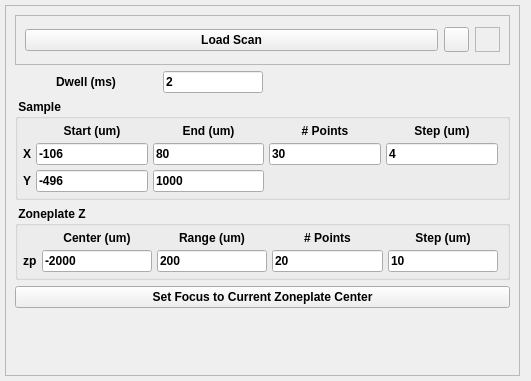
<?xml version="1.0" encoding="UTF-8"?>
<ui version="4.0">
 <class>Form</class>
 <widget class="QWidget" name="Form">
  <property name="geometry">
   <rect>
    <x>0</x>
    <y>0</y>
    <width>531</width>
    <height>381</height>
   </rect>
  </property>
  <property name="font">
   <font>
    <weight>75</weight>
    <bold>true</bold>
   </font>
  </property>
  <property name="windowTitle">
   <string>Form</string>
  </property>
  <layout class="QVBoxLayout" name="verticalLayout">
   <property name="spacing">
    <number>5</number>
   </property>
   <property name="leftMargin">
    <number>5</number>
   </property>
   <property name="topMargin">
    <number>5</number>
   </property>
   <property name="bottomMargin">
    <number>5</number>
   </property>
   <item>
    <widget class="QFrame" name="frame">
     <property name="maximumSize">
      <size>
       <width>650</width>
       <height>16777215</height>
      </size>
     </property>
     <property name="frameShape">
      <enum>QFrame::StyledPanel</enum>
     </property>
     <property name="frameShadow">
      <enum>QFrame::Raised</enum>
     </property>
     <layout class="QVBoxLayout" name="verticalLayout_2">
      <item>
       <widget class="QFrame" name="loadscan_frame">
        <property name="minimumSize">
         <size>
          <width>0</width>
          <height>50</height>
         </size>
        </property>
        <property name="frameShape">
         <enum>QFrame::StyledPanel</enum>
        </property>
        <property name="frameShadow">
         <enum>QFrame::Sunken</enum>
        </property>
        <layout class="QHBoxLayout" name="horizontalLayout_2">
         <item>
          <widget class="QPushButton" name="loadScanBtn">
           <property name="font">
            <font>
             <weight>75</weight>
             <bold>true</bold>
            </font>
           </property>
           <property name="text">
            <string>Load Scan</string>
           </property>
          </widget>
         </item>
         <item>
          <widget class="QToolButton" name="helpBtn">
           <property name="minimumSize">
            <size>
             <width>25</width>
             <height>25</height>
            </size>
           </property>
           <property name="maximumSize">
            <size>
             <width>25</width>
             <height>25</height>
            </size>
           </property>
           <property name="text">
            <string/>
           </property>
           <property name="icon">
            <iconset>
             <normaloff>../../../icons/helplite.png</normaloff>../../../icons/helplite.png</iconset>
           </property>
           <property name="iconSize">
            <size>
             <width>50</width>
             <height>50</height>
            </size>
           </property>
          </widget>
         </item>
         <item>
          <widget class="QLabel" name="rtclkpic">
           <property name="maximumSize">
            <size>
             <width>25</width>
             <height>25</height>
            </size>
           </property>
           <property name="autoFillBackground">
            <bool>true</bool>
           </property>
           <property name="frameShape">
            <enum>QFrame::StyledPanel</enum>
           </property>
           <property name="text">
            <string/>
           </property>
           <property name="pixmap">
            <pixmap>../../../icons/icons8-mouse-right-click-50.png</pixmap>
           </property>
           <property name="scaledContents">
            <bool>true</bool>
           </property>
           <property name="alignment">
            <set>Qt::AlignRight|Qt::AlignTrailing|Qt::AlignVCenter</set>
           </property>
          </widget>
         </item>
        </layout>
       </widget>
      </item>
      <item>
       <layout class="QHBoxLayout" name="horizontalLayout_28">
        <item>
         <layout class="QHBoxLayout" name="horizontalLayout_11">
          <item>
           <widget class="QLabel" name="label_22">
            <property name="font">
             <font>
              <weight>75</weight>
              <bold>true</bold>
             </font>
            </property>
            <property name="text">
             <string>Dwell (ms)</string>
            </property>
            <property name="alignment">
             <set>Qt::AlignCenter</set>
            </property>
           </widget>
          </item>
          <item>
           <widget class="QLineEdit" name="dwellFld">
            <property name="maximumSize">
             <size>
              <width>100</width>
              <height>16777215</height>
             </size>
            </property>
            <property name="text">
             <string>2</string>
            </property>
           </widget>
          </item>
         </layout>
        </item>
        <item>
         <spacer name="horizontalSpacer_8">
          <property name="orientation">
           <enum>Qt::Horizontal</enum>
          </property>
          <property name="sizeHint" stdset="0">
           <size>
            <width>40</width>
            <height>20</height>
           </size>
          </property>
         </spacer>
        </item>
       </layout>
      </item>
      <item>
       <widget class="QGroupBox" name="groupBox">
        <property name="font">
         <font>
          <weight>75</weight>
          <bold>true</bold>
         </font>
        </property>
        <property name="title">
         <string> Sample </string>
        </property>
        <layout class="QHBoxLayout" name="horizontalLayout">
         <property name="spacing">
          <number>5</number>
         </property>
         <property name="leftMargin">
          <number>5</number>
         </property>
         <property name="topMargin">
          <number>5</number>
         </property>
         <property name="bottomMargin">
          <number>5</number>
         </property>
         <item>
          <layout class="QGridLayout" name="gridLayout">
           <item row="0" column="1">
            <widget class="QLabel" name="label_23">
             <property name="font">
              <font>
               <weight>75</weight>
               <bold>true</bold>
              </font>
             </property>
             <property name="text">
              <string>Start (um)</string>
             </property>
             <property name="alignment">
              <set>Qt::AlignCenter</set>
             </property>
            </widget>
           </item>
           <item row="0" column="2">
            <widget class="QLabel" name="label_24">
             <property name="font">
              <font>
               <weight>75</weight>
               <bold>true</bold>
              </font>
             </property>
             <property name="text">
              <string>End (um)</string>
             </property>
             <property name="alignment">
              <set>Qt::AlignCenter</set>
             </property>
            </widget>
           </item>
           <item row="0" column="3">
            <widget class="QLabel" name="label_25">
             <property name="font">
              <font>
               <weight>75</weight>
               <bold>true</bold>
              </font>
             </property>
             <property name="text">
              <string># Points</string>
             </property>
             <property name="alignment">
              <set>Qt::AlignCenter</set>
             </property>
            </widget>
           </item>
           <item row="0" column="4">
            <widget class="QLabel" name="label_56">
             <property name="font">
              <font>
               <weight>75</weight>
               <bold>true</bold>
              </font>
             </property>
             <property name="text">
              <string>Step (um)</string>
             </property>
             <property name="alignment">
              <set>Qt::AlignCenter</set>
             </property>
            </widget>
           </item>
           <item row="1" column="0">
            <widget class="QLabel" name="label_57">
             <property name="font">
              <font>
               <weight>75</weight>
               <bold>true</bold>
              </font>
             </property>
             <property name="text">
              <string>X</string>
             </property>
            </widget>
           </item>
           <item row="1" column="1">
            <widget class="QLineEdit" name="startXFld">
             <property name="text">
              <string>-106</string>
             </property>
            </widget>
           </item>
           <item row="1" column="2">
            <widget class="QLineEdit" name="endXFld">
             <property name="text">
              <string>80</string>
             </property>
            </widget>
           </item>
           <item row="1" column="3">
            <widget class="QLineEdit" name="npointsXFld">
             <property name="text">
              <string>30</string>
             </property>
            </widget>
           </item>
           <item row="1" column="4">
            <widget class="QLineEdit" name="stepXFld">
             <property name="text">
              <string>4</string>
             </property>
            </widget>
           </item>
           <item row="2" column="0">
            <widget class="QLabel" name="label_58">
             <property name="font">
              <font>
               <weight>75</weight>
               <bold>true</bold>
              </font>
             </property>
             <property name="text">
              <string>Y</string>
             </property>
            </widget>
           </item>
           <item row="2" column="1">
            <widget class="QLineEdit" name="startYFld">
             <property name="text">
              <string>-496</string>
             </property>
            </widget>
           </item>
           <item row="2" column="2">
            <widget class="QLineEdit" name="endYFld">
             <property name="text">
              <string>1000</string>
             </property>
            </widget>
           </item>
          </layout>
         </item>
        </layout>
       </widget>
      </item>
      <item>
       <widget class="QGroupBox" name="groupBox_2">
        <property name="font">
         <font>
          <weight>75</weight>
          <bold>true</bold>
         </font>
        </property>
        <property name="title">
         <string> Zoneplate Z </string>
        </property>
        <layout class="QVBoxLayout" name="verticalLayout_3">
         <property name="spacing">
          <number>5</number>
         </property>
         <property name="leftMargin">
          <number>5</number>
         </property>
         <property name="topMargin">
          <number>5</number>
         </property>
         <property name="bottomMargin">
          <number>5</number>
         </property>
         <item>
          <layout class="QGridLayout" name="gridLayout_7">
           <item row="0" column="1">
            <widget class="QLabel" name="label_50">
             <property name="font">
              <font>
               <weight>75</weight>
               <bold>true</bold>
              </font>
             </property>
             <property name="text">
              <string>Center (um)</string>
             </property>
             <property name="alignment">
              <set>Qt::AlignCenter</set>
             </property>
            </widget>
           </item>
           <item row="0" column="2">
            <widget class="QLabel" name="label_51">
             <property name="font">
              <font>
               <weight>75</weight>
               <bold>true</bold>
              </font>
             </property>
             <property name="text">
              <string>Range (um)</string>
             </property>
             <property name="alignment">
              <set>Qt::AlignCenter</set>
             </property>
            </widget>
           </item>
           <item row="0" column="3">
            <widget class="QLabel" name="label_52">
             <property name="font">
              <font>
               <weight>75</weight>
               <bold>true</bold>
              </font>
             </property>
             <property name="text">
              <string># Points</string>
             </property>
             <property name="alignment">
              <set>Qt::AlignCenter</set>
             </property>
            </widget>
           </item>
           <item row="0" column="4">
            <widget class="QLabel" name="label_53">
             <property name="font">
              <font>
               <weight>75</weight>
               <bold>true</bold>
              </font>
             </property>
             <property name="text">
              <string>Step (um)</string>
             </property>
             <property name="alignment">
              <set>Qt::AlignCenter</set>
             </property>
            </widget>
           </item>
           <item row="1" column="0">
            <widget class="QLabel" name="label_54">
             <property name="font">
              <font>
               <weight>75</weight>
               <bold>true</bold>
              </font>
             </property>
             <property name="text">
              <string>zp</string>
             </property>
            </widget>
           </item>
           <item row="1" column="1">
            <widget class="QLineEdit" name="centerZPFld">
             <property name="text">
              <string>-2000</string>
             </property>
            </widget>
           </item>
           <item row="1" column="4">
            <widget class="QLineEdit" name="stepZPFld">
             <property name="text">
              <string>10</string>
             </property>
            </widget>
           </item>
           <item row="1" column="2">
            <widget class="QLineEdit" name="rangeZPFld">
             <property name="text">
              <string>200</string>
             </property>
            </widget>
           </item>
           <item row="1" column="3">
            <widget class="QLineEdit" name="npointsZPFld">
             <property name="text">
              <string>20</string>
             </property>
            </widget>
           </item>
          </layout>
         </item>
        </layout>
       </widget>
      </item>
      <item>
       <widget class="QPushButton" name="setCenterBtn">
        <property name="text">
         <string>Set Focus to Current Zoneplate Center</string>
        </property>
       </widget>
      </item>
      <item>
       <widget class="QFrame" name="osaPlotFrame">
        <property name="minimumSize">
         <size>
          <width>0</width>
          <height>0</height>
         </size>
        </property>
        <property name="maximumSize">
         <size>
          <width>500</width>
          <height>16777215</height>
         </size>
        </property>
        <property name="frameShape">
         <enum>QFrame::StyledPanel</enum>
        </property>
        <property name="frameShadow">
         <enum>QFrame::Raised</enum>
        </property>
       </widget>
      </item>
      <item>
       <spacer name="verticalSpacer">
        <property name="orientation">
         <enum>Qt::Vertical</enum>
        </property>
        <property name="sizeHint" stdset="0">
         <size>
          <width>20</width>
          <height>40</height>
         </size>
        </property>
       </spacer>
      </item>
     </layout>
    </widget>
   </item>
  </layout>
 </widget>
 <resources/>
 <connections/>
</ui>
